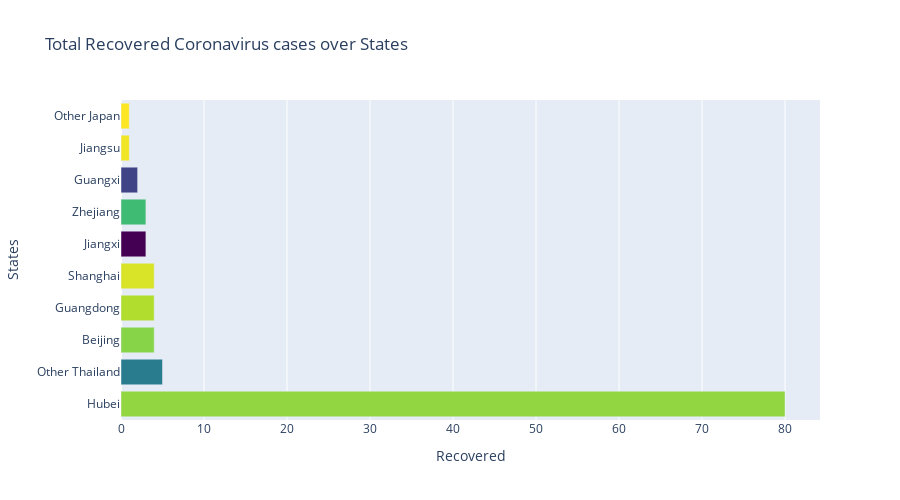

Notebook code for this chart:
### Markdown cell above
Coronavirus found or Confirmed in people are mostly common in places like Hubei,Henan, Jiagxi,Beijing and Jiangsu.

### Code cell
data_province = data.groupby('Province/State').sum()
data_province = data_province[data_province['Recovered'] > 0].sort_values(by=['Recovered'],ascending=False)

fig = go.Figure(go.Bar(x=data_province['Recovered'],
                       y=data_province.index,
                       orientation='h',
        marker={
        'color': [np.random.randint(10,255) for x in range(0,len(data_province))],
        'colorscale': 'Viridis'
        }
        ))

fig.update_layout(yaxis=dict(title='States'),width=900,height=500,title='Total Recovered Coronavirus cases over States',
                 xaxis=dict(title='Recovered'))
fig.show()

### Figure 1 — Plotly figure (JSON) as saved in the notebook; plotly's stock layout.template omitted (floating-point values rounded to 4 significant figures)
{"data": [{"marker": {"color": [140, 94, 138, 145, 152, 49, 124, 71, 156, 158], "colorscale": [[0, "#440154"], [0.1111, "#482878"], [0.2222, "#3e4989"], [0.3333, "#31688e"], [0.4444, "#26828e"], [0.5556, "#1f9e89"], [0.6667, "#35b779"], [0.7778, "#6ece58"], [0.8889, "#b5de2b"], [1, "#fde725"]]}, "orientation": "h", "type": "bar", "x": [80, 5, 4, 4, 4, 3, 3, 2, 1, 1], "y": ["Hubei", "Other Thailand", "Beijing", "Guangdong", "Shanghai", "Jiangxi", "Zhejiang", "Guangxi", "Jiangsu", "Other Japan"]}], "layout": {"height": 500, "title": {"text": "Total Recovered Coronavirus cases over States"}, "width": 900, "xaxis": {"title": {"text": "Recovered"}}, "yaxis": {"title": {"text": "States"}}}}
